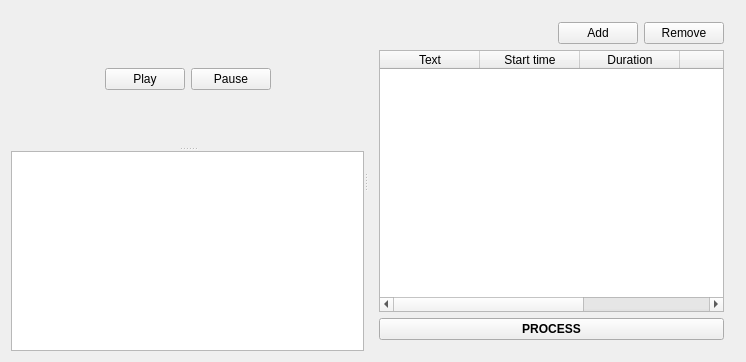
<?xml version="1.0" encoding="UTF-8"?>
<ui version="4.0">
 <class>MainWindow</class>
 <widget class="QMainWindow" name="MainWindow">
  <property name="geometry">
   <rect>
    <x>0</x>
    <y>0</y>
    <width>746</width>
    <height>362</height>
   </rect>
  </property>
  <property name="windowTitle">
   <string>Title Machine</string>
  </property>
  <widget class="QWidget" name="main_widget">
   <layout class="QHBoxLayout" name="horizontalLayout">
    <item>
     <widget class="QSplitter" name="splitter_2">
      <property name="orientation">
       <enum>Qt::Horizontal</enum>
      </property>
      <widget class="QSplitter" name="splitter_1">
       <property name="orientation">
        <enum>Qt::Vertical</enum>
       </property>
       <widget class="QWidget" name="layoutWidget">
        <layout class="QVBoxLayout" name="v_layout_1">
         <item>
          <layout class="QHBoxLayout" name="h_layout_2">
           <item>
            <spacer name="hspacer_1">
             <property name="orientation">
              <enum>Qt::Horizontal</enum>
             </property>
             <property name="sizeHint" stdset="0">
              <size>
               <width>40</width>
               <height>20</height>
              </size>
             </property>
            </spacer>
           </item>
           <item>
            <widget class="QPushButton" name="button_play">
             <property name="text">
              <string>Play</string>
             </property>
            </widget>
           </item>
           <item>
            <widget class="QPushButton" name="button_pause">
             <property name="text">
              <string>Pause</string>
             </property>
            </widget>
           </item>
           <item>
            <spacer name="hspacer_2">
             <property name="orientation">
              <enum>Qt::Horizontal</enum>
             </property>
             <property name="sizeHint" stdset="0">
              <size>
               <width>40</width>
               <height>20</height>
              </size>
             </property>
            </spacer>
           </item>
          </layout>
         </item>
        </layout>
       </widget>
       <widget class="QTextBrowser" name="textbrowser_log">
        <property name="maximumSize">
         <size>
          <width>16777215</width>
          <height>200</height>
         </size>
        </property>
       </widget>
      </widget>
      <widget class="QWidget" name="layoutWidget">
       <layout class="QVBoxLayout" name="v_layout_2">
        <item>
         <layout class="QHBoxLayout" name="h_layout_1">
          <item>
           <spacer name="hspacer_3">
            <property name="orientation">
             <enum>Qt::Horizontal</enum>
            </property>
            <property name="sizeHint" stdset="0">
             <size>
              <width>40</width>
              <height>20</height>
             </size>
            </property>
           </spacer>
          </item>
          <item>
           <widget class="QPushButton" name="button_add_caption">
            <property name="text">
             <string>Add</string>
            </property>
           </widget>
          </item>
          <item>
           <widget class="QPushButton" name="button_remove_caption">
            <property name="text">
             <string>Remove</string>
            </property>
           </widget>
          </item>
         </layout>
        </item>
        <item>
         <widget class="QTableWidget" name="table_captions">
          <column>
           <property name="text">
            <string>Text</string>
           </property>
          </column>
          <column>
           <property name="text">
            <string>Start time</string>
           </property>
          </column>
          <column>
           <property name="text">
            <string>Duration</string>
           </property>
          </column>
          <column>
           <property name="text">
            <string>X</string>
           </property>
          </column>
          <column>
           <property name="text">
            <string>Y</string>
           </property>
          </column>
         </widget>
        </item>
        <item>
         <widget class="QPushButton" name="button_process">
          <property name="font">
           <font>
            <weight>75</weight>
            <bold>true</bold>
           </font>
          </property>
          <property name="text">
           <string>PROCESS</string>
          </property>
         </widget>
        </item>
       </layout>
      </widget>
     </widget>
    </item>
   </layout>
  </widget>
 </widget>
 <layoutdefault spacing="6" margin="11"/>
 <resources/>
 <connections/>
</ui>
